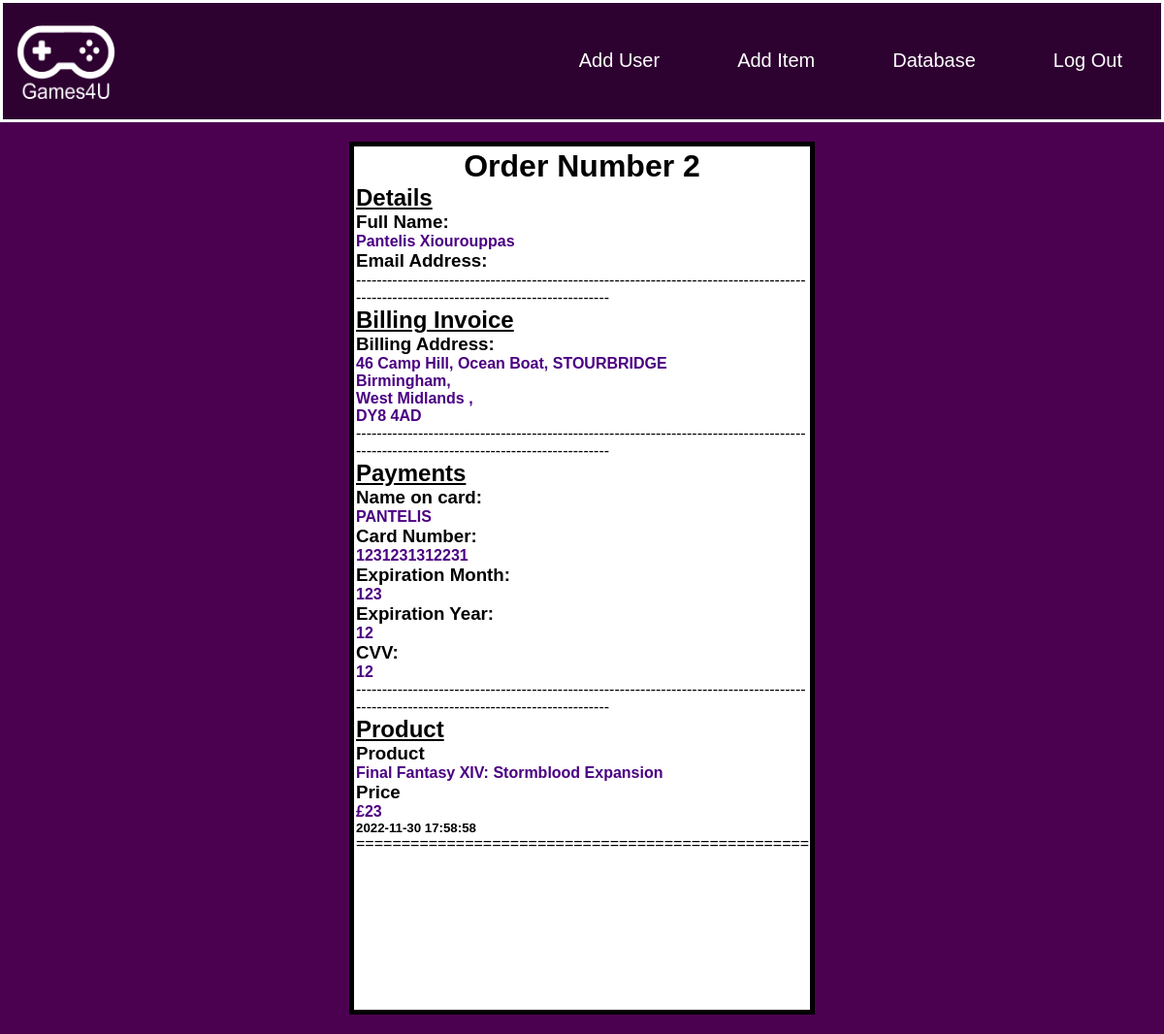
Page /adminorders.php (signed in) on the committed database.
### tables this page shows
CREATE TABLE `billingdetails` (
  `id` int NOT NULL,
  `name` varchar(100) NOT NULL,
  `billingemail` varchar(100) NOT NULL,
  `nameOnCard` varchar(100) NOT NULL,
  `address` varchar(100) NOT NULL,
  `debitCardNumber` varchar(100) NOT NULL,
  `city` varchar(100) NOT NULL,
  `county` varchar(100) NOT NULL,
  `postcode` varchar(100) NOT NULL,
  `expyear` varchar(100) NOT NULL,
  `expmonth` varchar(100) NOT NULL,
  `cvv` varchar(100) NOT NULL,
  `product` varchar(100) NOT NULL,
  `productprice` int NOT NULL,
  `date` timestamp NOT NULL DEFAULT CURRENT_TIMESTAMP
);

### adminorders.php (the view, shortened to what this page needs)
<?php
include("connect.php");
?>
<!DOCTYPE html>
<html lang="en">
<head>
    <link rel="stylesheet" href="css/style.css">
    <link rel="stylesheet" href="https://cdnjs.cloudflare.com/ajax/libs/font-awesome/5.15.1/css/all.min.css">
</head>
<body>
    <div class="navbar">
        <a href="adminpage.php"><img src="images/Logo.png" class="logo"></a>
        <ul>
            <li> <a href="adduser.php">Add User</a></li>
            <li><a href="additem.php">Add Item</a></li>
            <li><a href="adminpage.php">Database</a></li>
            <?php
            if (isset($_SESSION["id"])) {
                echo "<li><a href='adminlogout.php'>Log Out</a></li>";
            } else {
                echo "<li><a href='adminlogin.php'>Log In</a></li>";
            }
            ?>
        </ul>
    </div>
    <?php
    $sql = "SELECT * FROM billingdetails";
    $result = mysqli_query($con, $sql);
    $row = mysqli_fetch_assoc($result);
    $id = $row['id'];
    $name = $row['name'];
    $email = $row['billingEmail'];
    $address = $row['address'];
    $nameOnCard = $row['nameOnCard'];
    $debitCardNumber = $row['debitCardNumber'];
    $city = $row['city'];
    $county = $row['county'];
    $postcode = $row['postcode'];
    $expyear = $row['expyear'];
    $expmonth = $row['expmonth'];
    $cvv = $row['cvv'];
    $product = $row['product'];
    $productprice = $row['productprice'];
    $date = $row['date'];
    ?>
    <?php echo '
                <div class="detailsBoxInvoice">
                    <h1 style="text-align:center;">Order Number ' . $id . '</h1>
                    <h2><u>Details</u></h2>
                    <h3>Full Name:</h3>
                    <h4>' . $name . '</h4>
                    <h3>Email Address:</h3>
                    <h4>' . $email . '</h4>
                    <p>----------------------------------------------------------------------------------------------------------------------------------------</p>
                    <h2><u>Billing Invoice</u></h2>
                    <h3>Billing Address:</h3>
                    <h4>' . $address . '</h4>
                    <h4>' . $city . ',</h4>
                    <h4>' . $county . ',</h4>
                    <h4>' . $postcode . '</h4>
                    <p>----------------------------------------------------------------------------------------------------------------------------------------</p>
                    <h2><u>Payments</u></h2>
                    <h3>Name on card:</h3>
                    <h4>' . $nameOnCard . '</h4>
                    <h3>Card Number:</h3>
                    <h4>' . $debitCardNumber . '</h4>
                    <h3>Expiration Month:</h3>
                    <h4>' . $expmonth . '</h4>
                    <h3>Expiration Year:</h3>
                    <h4>' . $expyear . '</h4>
                    <h3>CVV:</h3>
                    <h4>' . $cvv . '</h4>
                    <p>----------------------------------------------------------------------------------------------------------------------------------------</p>
                    <h2><u>Product</u></h2>
                    <h3>Product</h3>
                    <h4>' . $product . '</h4>
                    <h3>Price</h3>
                    <h4>£' . $productprice . '</h4>
                    <h5>' . $date . '</h5>
                    <p>=========================================================================================================================================</p>
                    </br>
                </div>
                '; ?>
</body>
</html>

### css/style.css (style rules this page uses)
* { font-family: "Montserrat", sans-serif; font-size: 500 1rem; margin: 0; padding: 0; box-sizing: border-box; }
body { background-color: #4b0150; margin: 0; }
.navbar { width: 100%; margin: auto; display: flex; justify-content: space-between; background-color: #2d0130; border-style: solid; border-color: white; }
.logo { width: 120px; height: 120px; cursor: pointer; padding-left: 10px; display: inline-flex; float: left; }
.navbar ul li { display: inline-flex; float: left; padding-top: 47.5px; padding-left: 40px; padding-right: 40px; }
.navbar ul li a { text-decoration: none; color: #ffffff; font-size: 20px; }
ul { list-style: none; }
.detailsBoxInvoice { width: 40%; height: 900px; background-color: #ffffff; margin: 20px; margin-left: 30%; padding: 2px; overflow: scroll; box-sizing: border-box; border: 5px solid rgb(0, 0, 0); }

### adminorders.php (style rules this page uses)
img { width: 100px; }
h4 { color: indigo; }

### rows in the picture
billingdetails: id "2", name "Pantelis Xiourouppas", address "46 Camp Hill, Ocean Boat, STOURBRIDGE", city "Birmingham", county "West Midlands", postcode "DY8 4AD", nameOnCard "PANTELIS", debitCardNumber "1231231312231", expmonth "123", expyear "12", cvv "12", product "Final Fantasy XIV: Stormblood Expansion", productprice "23", date "2022-11-30 17:58:58"
